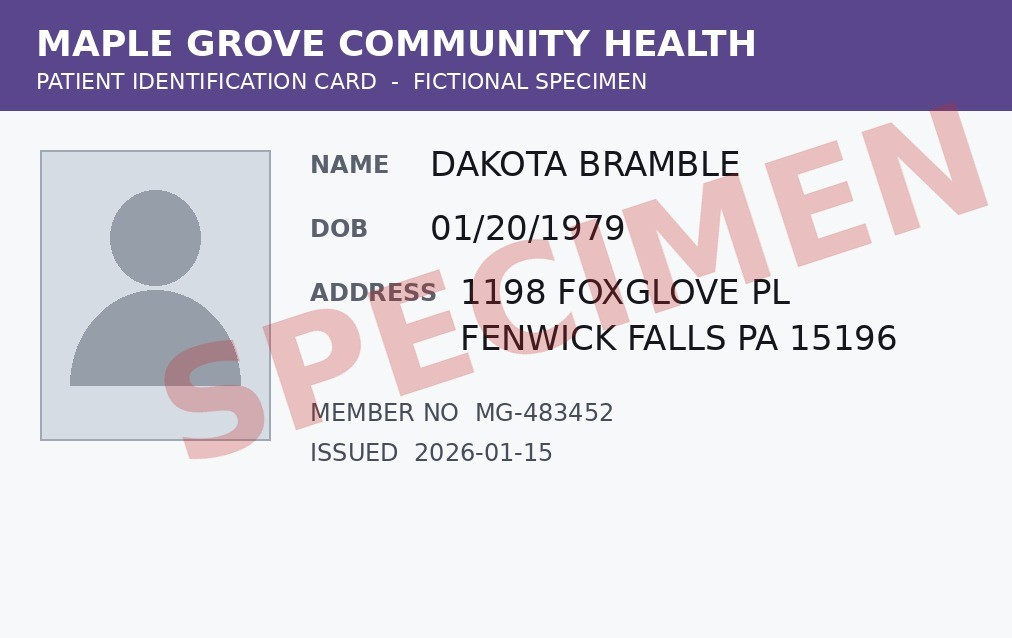
#> input picture fixtures/generated-ids-holdout/specimen-01.jpg, 1012 x 638 px
$ python -i ocr.py   (imports and definitions only)
#> lines starting #> are read from the running program, lines starting #| are printed output that depends on the picture; after the words box and inside, x2 and y2 are one past the last pixel; in counts of white or black regions, pixels touching at a corner belong together
"""Document text extraction with Tesseract (run as a separate process).

The pipeline is deliberately simple and deterministic:
  1. preprocess (grayscale, upscale, deskew by projection profile, contrast)
  2. Tesseract word-level OCR with confidences
  3. parse labeled fields (NAME / DOB / ADDRESS) into normalized values
  4. only if something is still missing or uncertain: retry with another page-segmentation
     mode, then on a glare- and stamp-suppressed image (see preprocess_flat)

Each field reports found / missing / low_confidence. Nothing is guessed: a field we
cannot read is returned as None so the user fills it in.
"""

import io
import os
import re
import subprocess
import time
from dataclasses import dataclass, field
from datetime import date

import numpy as np
import pytesseract
from PIL import Image, ImageFilter, ImageOps

from app.config import get_settings

# One OpenMP thread per Tesseract process. Requests already run in parallel; letting each process
# spawn a thread per core oversubscribes the CPU and made OCR time out on a busy CI runner.
# [1 line not run here, left out]

FIELDS = ("full_name", "dob", "address")
LOW_CONFIDENCE = 60.0


class OcrUnavailable(Exception):
    pass


@dataclass
class FieldResult:
    value: str | None
    confidence: float | None
    status: str  # "found" | "low_confidence" | "missing"


@dataclass
class OcrResult:
    fields: dict[str, FieldResult]
    duration_ms: int
    engine: str = "tesseract"
    notes: list[str] = field(default_factory=list)

    @property
    def any_found(self) -> bool:
        return any(f.value for f in self.fields.values())


# ---------- preprocessing ----------


def _deskew_angle(gray: Image.Image) -> float:
    """Pick the rotation (in 0.5 degree steps, +/-10) that makes text rows sharpest."""
    small = gray.copy()
    small.thumbnail((700, 700))
    arr = np.asarray(small, dtype=np.float32)
    binary = (arr < arr.mean() - 0.5 * arr.std()).astype(np.uint8) * 255
    img = Image.fromarray(binary)
    best_angle, best_score = 0.0, -1.0
    for angle in np.arange(-10, 10.5, 0.5):
        rotated = np.asarray(img.rotate(float(angle), resample=Image.Resampling.NEAREST, fillcolor=0), dtype=np.float32)
        rows = rotated.sum(axis=1)
        score = float(np.var(np.diff(rows)))
        if score > best_score:
            best_angle, best_score = float(angle), score
    return best_angle


def _upscale(gray: Image.Image) -> Image.Image:
    """Upscale small photos so glyphs are large enough for Tesseract (~30px cap height).

    The longest side is capped so a tall, narrow image can't turn into a huge allocation.
    """
    if gray.width >= 1600:
        return gray
    scale = min(1600 / gray.width, 4000 / max(gray.width, gray.height))
    if scale <= 1:
        return gray
    return gray.resize((int(gray.width * scale), int(gray.height * scale)), Image.Resampling.LANCZOS)


def preprocess(image: Image.Image) -> Image.Image:
    gray = _upscale(ImageOps.grayscale(image))
    angle = _deskew_angle(gray)
    if abs(angle) >= 0.5:
        gray = gray.rotate(angle, resample=Image.Resampling.BICUBIC, expand=True, fillcolor=255)
    gray = ImageOps.autocontrast(gray, cutoff=2)
    return gray.filter(ImageFilter.MedianFilter(3))


# [18 lines left out: function preprocess_flat, not called in this run]


# ---------- OCR ----------


@dataclass
class _Word:
    text: str
    confidence: float
    left: int


@dataclass
class _Line:
    words: list[_Word]

    @property
    def text(self) -> str:
        return " ".join(w.text for w in self.words)

    @property
    def confidence(self) -> float:
        return sum(w.confidence for w in self.words) / len(self.words)

    def from_x(self, x: int) -> "_Line":
        """Words starting at or right of x (drops noise left of an aligned column)."""
        return _Line([w for w in self.words if w.left >= x]) if any(w.left >= x for w in self.words) else self


def _tesseract_tsv(image: Image.Image, psm: int) -> list[list[str]]:
    """Run Tesseract on the image entirely through pipes: PNG bytes in on stdin, TSV out on stdout.

    pytesseract writes the image and its OCR output to temp files; this keeps both in memory.
    """
    buf = io.BytesIO()
    image.save(buf, format="PNG")
    cmd = [get_settings().tesseract_cmd, "stdin", "stdout", "--oem", "1", "--psm", str(psm), "-l", "eng", "tsv"]
    try:
        proc = subprocess.run(cmd, input=buf.getvalue(), capture_output=True, timeout=15, check=False)  # noqa: S603 - fixed argv, no shell
    except FileNotFoundError as exc:
        raise OcrUnavailable("TesseractNotFoundError") from exc
    except subprocess.TimeoutExpired as exc:
        raise OcrUnavailable("TimeoutExpired") from exc
    if proc.returncode != 0:
        raise OcrUnavailable(f"tesseract_exit_{proc.returncode}")
    rows = [line.split("\t") for line in proc.stdout.decode("utf-8", "replace").splitlines()[1:]]
    return [r for r in rows if len(r) == 12]


def _ocr_lines(image: Image.Image, psm: int = 4) -> list[_Line]:
    grouped: dict[tuple[int, int, int], list[_Word]] = {}
    # TSV columns: level page block par line word left top width height conf text
    for row in _tesseract_tsv(image, psm):
        word = row[11].strip()
        conf = float(row[10])
        if not word or conf < 0:
            continue
        key = (int(row[2]), int(row[3]), int(row[4]))
        grouped.setdefault(key, []).append(_Word(word, conf, int(row[6])))
    return [_Line(sorted(grouped[key], key=lambda w: w.left)) for key in sorted(grouped)]


# ---------- parsing ----------

# Labels may be preceded by OCR noise (e.g. edges of the photo box), so search, not match.
_LABELS = {
    "full_name": re.compile(r"(?:^|[^A-Za-z])(?:full\s*)?name\b[\s:.\-]*", re.I),
    "dob": re.compile(r"(?:^|[^A-Za-z])(?:dob|d\.o\.b\.?|date\s*of\s*birth|birth\s*date)\b[\s:.\-]*", re.I),
    "address": re.compile(r"(?:^|[^A-Za-z])(?:address|addr)\b[\s:.\-]*", re.I),
}
_ANY_LABEL = re.compile(
    r"(?:^|[^A-Za-z])(?:name|dob|date\s*of\s*birth|address|member|issued|expires|specimen)\b",
    re.I,
)
# Labels as OCR often misreads them ("aporess", "ADORESS"): the first word of a line within a small
# edit distance of the label counts. Only labels of 4+ letters, where a 1-2 letter slip can't turn
# one ordinary word into another; short labels like DOB rely on the exact pattern above.
_FUZZY_LABELS = {"full_name": ("name", 1), "address": ("address", 2)}
_FIRST_WORD = re.compile(r"^\W*([A-Za-z0-9]{3,9})\b[\s:.\-]*")


# [21 lines left out: functions _edit_distance, _label_end, not called in this run]


_ID_NUMBER = re.compile(r"\b[A-Z]{1,4}-?\d{5,}\b")  # member / record numbers end an address block
_ISSUED = re.compile(r"\b(?:issued|expires|exp|iss)\b", re.I)
_DATE_SHAPE = re.compile(r"\d{1,4}[-/.]\d{1,2}[-/.]\d{2,4}|\d{1,2}\s+[A-Za-z]{3,9}\.?\s+\d{4}")


# [6 lines left out: function _strip_noise_prefix, not called in this run]


_MONTHS = {m: i for i, m in enumerate(["jan", "feb", "mar", "apr", "may", "jun", "jul", "aug", "sep", "oct", "nov", "dec"], 1)}


# [40 lines left out: functions normalize_dob, _plausible_adult_dob, normalize_name, not called in this run]


_STATE_ZIP_END = re.compile(r"\b[A-Z]{2},? \d{5}(?:-\d{4})?$")


# [72 lines left out: functions normalize_address, _value_start_x, parse_fields, not called in this run]


def extract_fields(image: Image.Image) -> OcrResult:
    started = time.perf_counter()
    prepared = preprocess(image)
    fields = parse_fields(_ocr_lines(prepared, psm=4))
    notes = ["pass1:psm4"]
    # Second pass with a different page-segmentation mode, only when the first pass
    # left something missing or uncertain. It fills gaps; it never overrides a
    # confident first-pass value.
    passes = [("pass2:psm6", lambda: _ocr_lines(prepared, psm=6)), ("pass3:flat", lambda: _ocr_lines(preprocess_flat(image), psm=4))]
    for note, run in passes:
        if all(f.status == "found" for f in fields.values()):
            break
        notes.append(note)
        for name, alt in parse_fields(run()).items():
            cur = fields[name]
            if alt.value and (cur.value is None or (cur.status == "low_confidence" and (alt.confidence or 0) > (cur.confidence or 0))):
                fields[name] = alt
    return OcrResult(fields=fields, duration_ms=int((time.perf_counter() - started) * 1000), notes=notes)


# [6 lines left out: function tesseract_version, not called in this run]

>>> from PIL import Image
>>> picture = Image.open('../../../fixtures/generated-ids-holdout/specimen-01.jpg')
#> picture is the input picture: PIL image 1012x638 RGB; mean R, G, B 211.4, 206.7, 219.8
>>> result = extract_fields(picture)
#> in _upscale, `return gray.resize((int(gray.width * scale), int(gray.height * scale))..`:
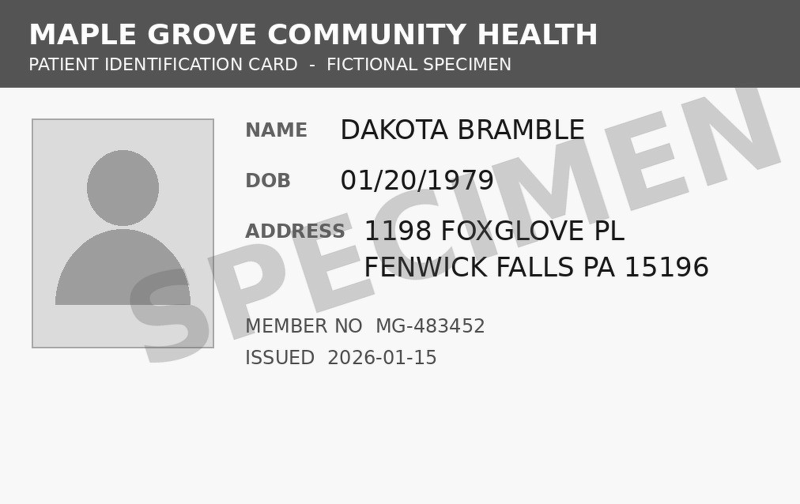
#> returned value: PIL image 1600x1008 L (shown at 1/2 size); min 0, max 255, mean 209.5
#> in _deskew_angle, `small.thumbnail((700, 700))`:
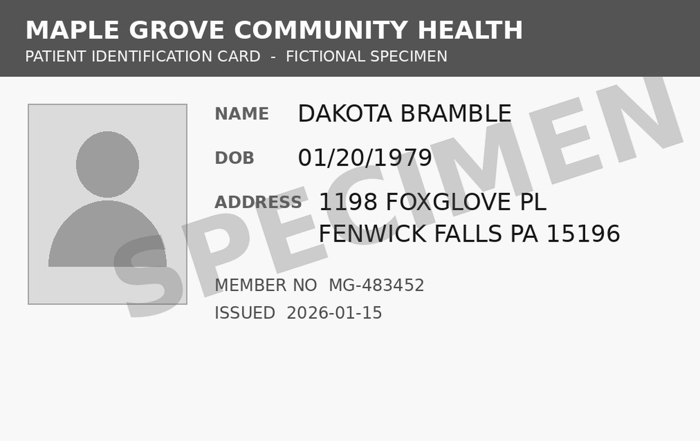
#> small: PIL image 700x441 L; min 0, max 255, mean 209.5
#> in _deskew_angle, `binary = (arr < arr.mean() - 0.5 * arr.std()).astype(np.uint8) * 255`:
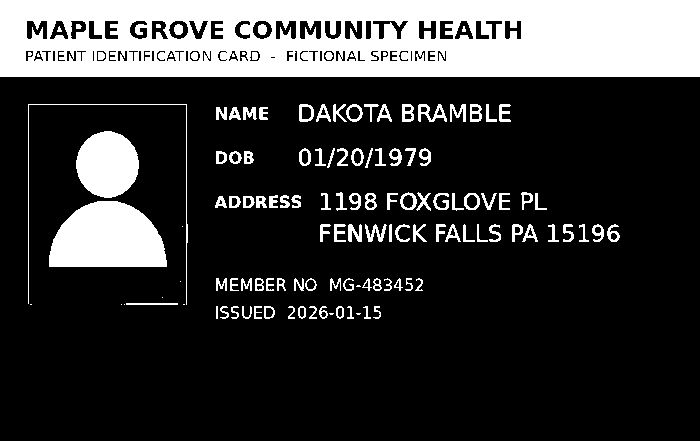
#> binary: shape (441, 700); 21.8% white; 129 white regions (18 under 20 px), largest, box (x1, y1, x2, y2) and area: (0, 0, 700, 77) 47914, (49, 201, 167, 267) 6163, (76, 131, 139, 198) 3258
#> the loop in _deskew_angle, `for angle in np.arange(-10, 10.5, 0.5):` made 41 passes
#> (score, best_angle, best_score) on passes 1, 4, 5, 6, 7, 8, 9, 10, 12, 13, 14, 15: (2044503.9, -10, 2044503.9), (2200903, -8.5, 2200903), (2310186.5, -8, 2310186.5), (2401636.2, -7.5, 2401636.2), (2691791.8, -7, 2691791.8), (2941069.5, -6.5, 2941069.5), (3080148.2, -6, 3080148.2), (3502121.5, -5.5, 3502121.5), (4098439.2, -4.5, 4098439.2), (4588236, -4, 4588236), (5154472, -3.5, 5154472), (5951441.5, -3, 5951441.5)
#> score on passes 2, 3, 11, 22, 23, 24: 1833127, 1976221.2, 3481844, 36969576, 19095770, 13162177
#> pass 1, in _deskew_angle, `rotated = np.asarray(img.rotate(float(angle), resample=Image.Resamplin..`:
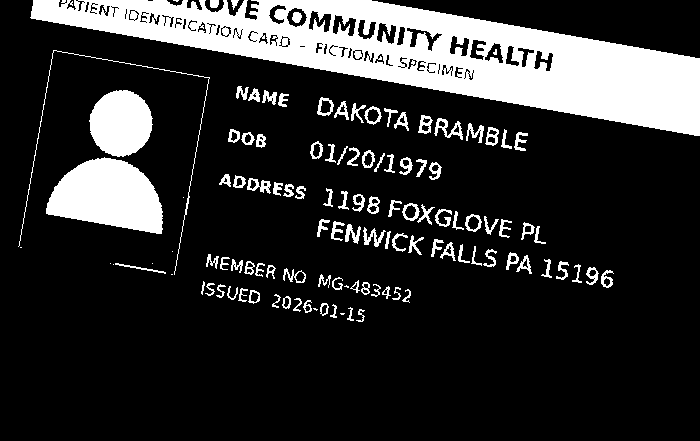
#> rotated: shape (441, 700) float32; 18.4% white; 117 white regions (12 under 20 px), largest, box (x1, y1, x2, y2) and area: (30, 0, 700, 136) 37671, (46, 157, 163, 234) 6161, (89, 90, 153, 157) 3261
#> pass 2, in _deskew_angle, `rotated = np.asarray(img.rotate(float(angle), resample=Image.Resamplin..`:
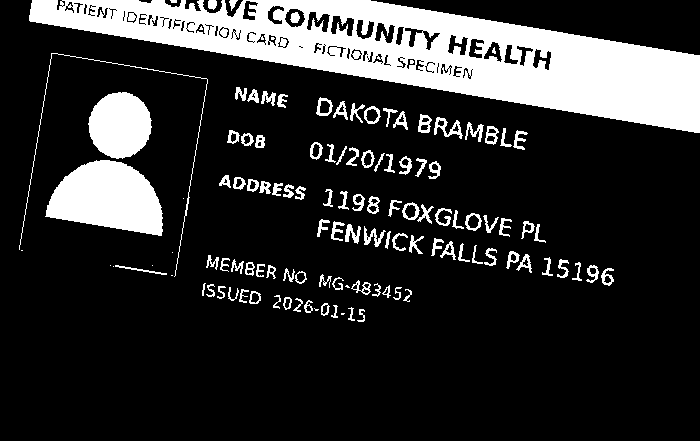
#> rotated: shape (441, 700) float32; 18.5% white; 121 white regions (15 under 20 px), largest, box (x1, y1, x2, y2) and area: (29, 0, 700, 133) 38040, (45, 160, 163, 236) 6166, (88, 92, 152, 159) 3258
#> pass 3, in _deskew_angle, `rotated = np.asarray(img.rotate(float(angle), resample=Image.Resamplin..`:
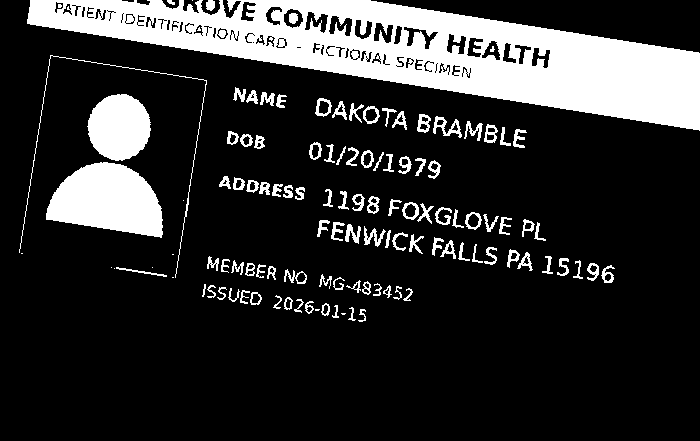
#> rotated: shape (441, 700) float32; 18.6% white; 119 white regions (13 under 20 px), largest, box (x1, y1, x2, y2) and area: (27, 0, 700, 131) 38527, (46, 162, 163, 238) 6159, (87, 94, 151, 161) 3259
#> after the loop in _deskew_angle, `for angle in np.arange(-10, 10.5, 0.5):`: best_angle = 0; best_score = 131529376
#> in preprocess, `angle = _deskew_angle(gray)`: angle = 0
#> in preprocess, `gray = ImageOps.autocontrast(gray, cutoff=2)`:
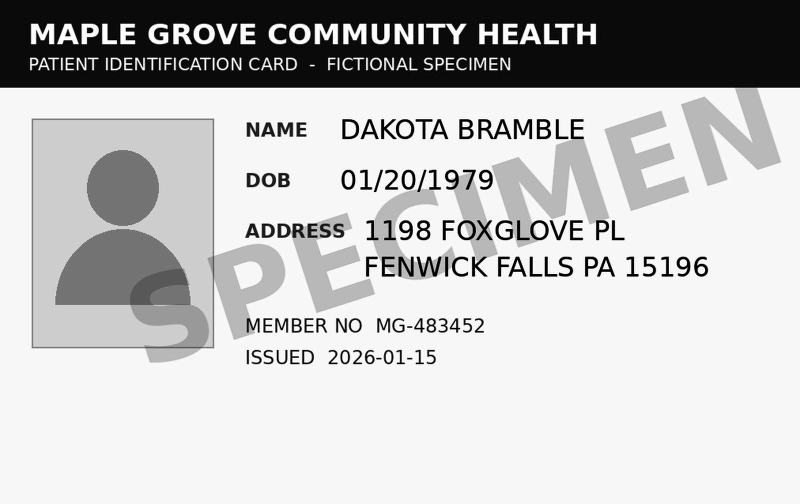
#> gray: PIL image 1600x1008 L (shown at 1/2 size); min 0, max 255, mean 192.4
#> after the loop in _ocr_lines, `for row in _tesseract_tsv(image, psm):`: grouped = 0 items
#> (the run stopped early here; a loop or call above may not have finished)

$ run again, on fixtures/generated-ids-holdout/specimen-02.jpg
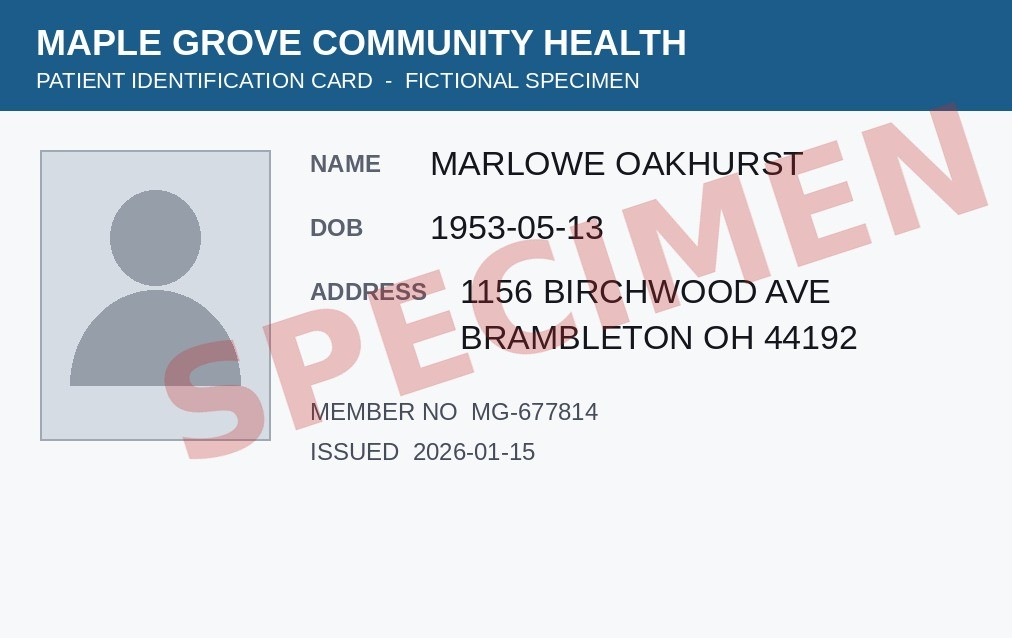
#> input picture fixtures/generated-ids-holdout/specimen-02.jpg, 1012 x 638 px
#> picture is the input picture: PIL image 1012x638 RGB; mean R, G, B 201.3, 209.8, 219.3
#> in _deskew_angle, `binary = (arr < arr.mean() - 0.5 * arr.std()).astype(np.uint8) * 255`:
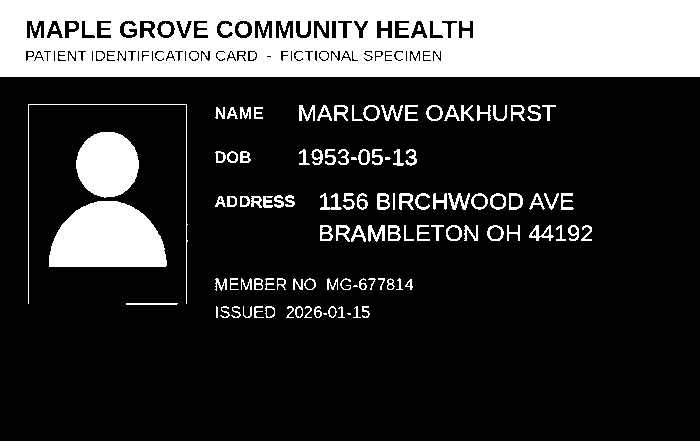
#> binary: shape (441, 700); 21.9% white; 116 white regions (9 under 20 px), largest, box (x1, y1, x2, y2) and area: (0, 0, 700, 77) 49249, (49, 201, 167, 267) 6156, (76, 132, 139, 198) 3236
#> the loop in _deskew_angle, `for angle in np.arange(-10, 10.5, 0.5):` made 41 passes
#> (score, best_angle, best_score) on passes 1, 2, 4, 5, 6, 7, 8, 9: (2061324.5, -10, 2061324.5), (2241716.8, -9.5, 2241716.8), (2447786.8, -8.5, 2447786.8), (2565397.2, -8, 2565397.2), (2733978.5, -7.5, 2733978.5), (2856932, -7, 2856932), (3138570.8, -6.5, 3138570.8), (3618128, -6, 3618128)
#> after the loop in _deskew_angle, `for angle in np.arange(-10, 10.5, 0.5):`: best_angle = 0; best_score = 118929896
#> angle = 0
#> in preprocess, `gray = ImageOps.autocontrast(gray, cutoff=2)`:
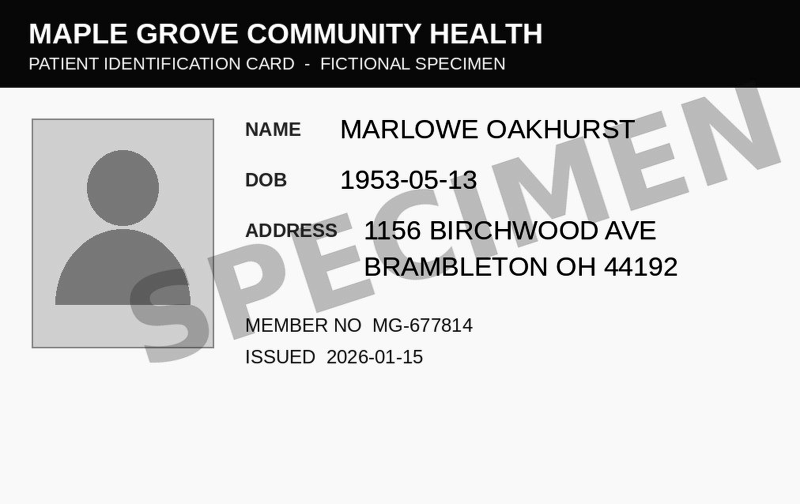
#> gray: PIL image 1600x1008 L (shown at 1/2 size); min 0, max 255, mean 193.2
#> after the loop in _ocr_lines, `for row in _tesseract_tsv(image, psm):`: grouped = 0 items
